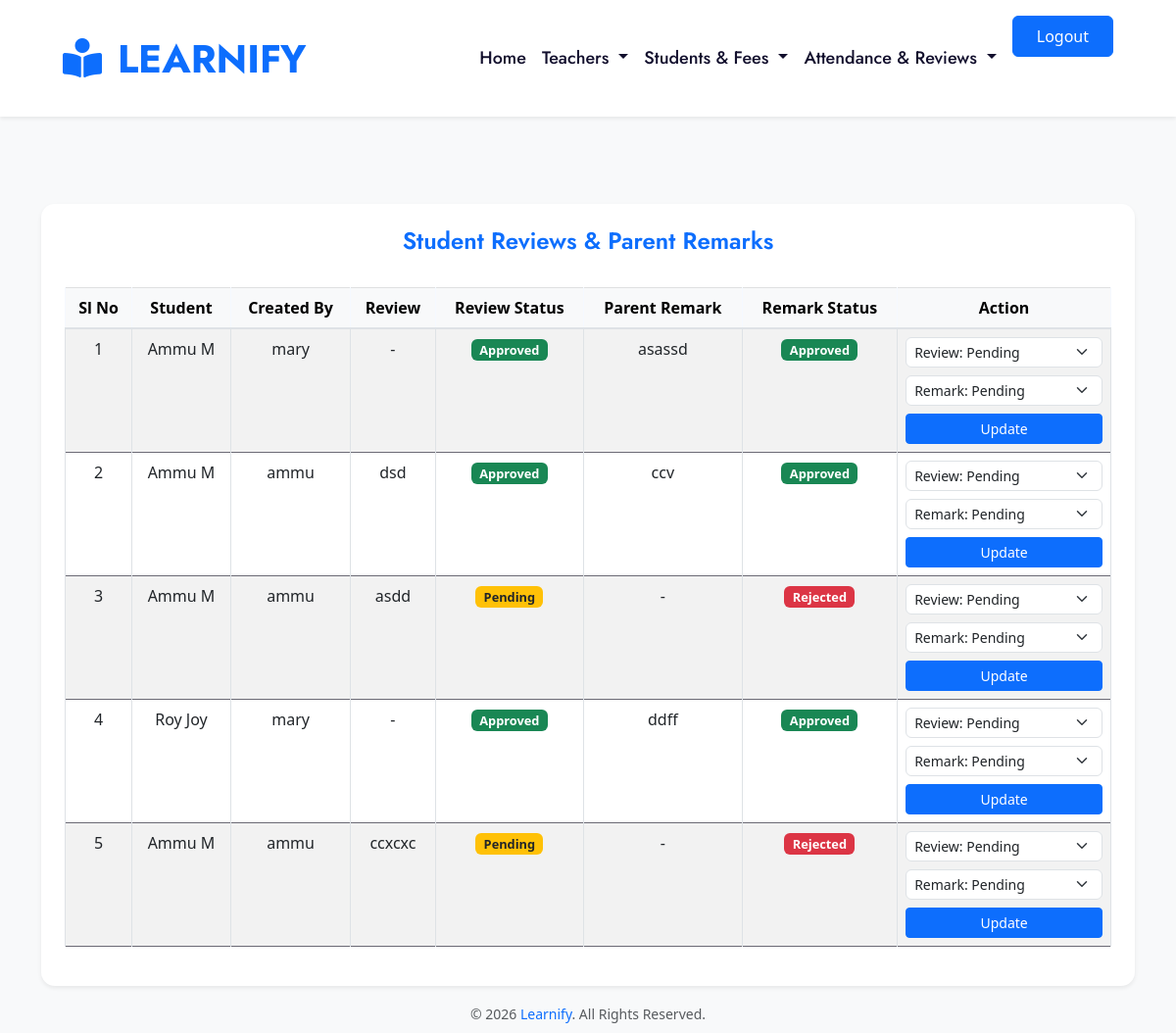
Page /admin_view_reviews_remarks on the committed database.
### Common/models.py (models this page shows, shortened)
class ReviewRemark(models.Model):
    created_by = models.ForeignKey(User, on_delete=models.CASCADE)
    student = models.ForeignKey('Student.Student_Reg', on_delete=models.CASCADE)
    review = models.TextField(blank=True, null=True)
    remark = models.TextField(blank=True, null=True)
    review_status = models.CharField(max_length=20, default='pending')
    remark_status = models.CharField(max_length=20, default='pending')
    created_at = models.DateTimeField(auto_now_add=True)

### Student/models.py (models this page shows, shortened)
class Student_Reg(models.Model):
    user = models.OneToOneField(User, on_delete=models.CASCADE)
    parent = models.ForeignKey(Parent_Reg, on_delete=models.CASCADE)
    class_level = models.CharField(max_length=20)
    admission_date = models.DateField(auto_now_add=True)
    gender=models.CharField(max_length=100,default='null')
    subjects = models.ManyToManyField(Subject)
    status=models.CharField(max_length=100,default='pending')

### SiteAdmin/views.py (the view)
# urls.py: path('admin_view_reviews_remarks',views.admin_view_reviews_remarks,name='admin_view_reviews_remarks'),
def admin_view_reviews_remarks(request):
    records = ReviewRemark.objects.select_related(
        'student',
        'created_by'
    ).order_by('-created_at')
    return render(request, 'admin/admin_view_reviews_remarks.html', {
        'records': records
    })

### template/admin/admin_view_reviews_remarks.html (shortened to what this page needs)
{% extends 'admin/page.html' %}
{% block content %}
<div class="container py-5 mt-5">
    <div class="row justify-content-center">
        <div class="col-lg-12 col-md-12 col-sm-12">
            <div class="card shadow-sm border-0">
                <div class="text-center pt-4">
                    <h4 class="fw-semibold text-primary">
                        Student Reviews & Parent Remarks
                    </h4>
                </div>
                <div class="card-body p-4">
                    {% if records %}
                    <div class="table-responsive">
                        <table class="table table-bordered table-striped align-middle text-center">
                            <thead class="table-light">
                                <tr>
                                    <th>Sl No</th>
                                    <th>Student</th>
                                    <th>Created By</th>
                                    <th>Review</th>
                                    <th>Review Status</th>
                                    <th>Parent Remark</th>
                                    <th>Remark Status</th>
                                    <th>Action</th>
                                </tr>
                            </thead>
                            <tbody>
                                {% for r in records %}
                                <tr>
                                    <td>{{ forloop.counter }}</td>
                                    <td>
                                        {{ r.student.user.first_name }}
                                        {{ r.student.user.last_name }}
                                    </td>
                                    <td>{{ r.created_by.username }}</td>
                                    <td>{{ r.review|default:"-" }}</td>
                                    <td>
                                        <span class="badge
                                            {% if r.review_status == 'approved' %}bg-success
                                            {% elif r.review_status == 'rejected' %}bg-danger
                                            {% else %}bg-warning text-dark{% endif %}">
                                            {{ r.review_status|title }}
                                        </span>
                                    </td>
                                    <td>{{ r.remark|default:"-" }}</td>
                                    <td>
                                        <span class="badge
                                            {% if r.remark_status == 'approved' %}bg-success
                                            {% elif r.remark_status == 'rejected' %}bg-danger
                                            {% else %}bg-warning text-dark{% endif %}">
                                            {{ r.remark_status|title }}
                                        </span>
                                    </td>
                                    <td>
                                        <form method="post"
                                              action="{% url 'admin_update_review_remark' r.id %}">
                                            <select name="review_status"
                                                    class="form-select form-select-sm mb-2">
                                                <option value="pending"
                                                    {% if r.review_status == 'pending' %}selected{% endif %}>
                                                    Review: Pending
                                                </option>
                                            </select>
                                            <select name="remark_status"
                                                    class="form-select form-select-sm mb-2">
                                                <option value="pending"
                                                    {% if r.remark_status == 'pending' %}selected{% endif %}>
                                                    Remark: Pending
                                                </option>
                                            </select>
                                            <button type="submit"
                                                    class="btn btn-sm btn-primary w-100">
                                                Update
                                            </button>
                                        </form>
                                    </td>
                                </tr>
                                {% endfor %}
                            </tbody>
                        </table>
                    </div>
                    {% else %}
                        <div class="alert alert-info text-center">
                            No records found
                        </div>
                    {% endif %}
                </div>
            </div>
        </div>
    </div>
</div>
{% endblock %}

### template/admin/admin_view_reviews_remarks.html (style rules this page uses)
body { background-color: #f8f9fa; }
.card { border-radius: 14px; background-color: #ffffff; }
.badge { font-size: 0.8rem; }
.form-select-sm { border-radius: 6px; }

### rows in the picture
ReviewRemark: student.user.first_name "Ammu", student.user.last_name "M", created_by.username "mary", review "-", review_status "Approved", remark "asassd", remark_status "Approved"
ReviewRemark: student.user.first_name "Ammu", student.user.last_name "M", created_by.username "ammu", review "dsd", review_status "Approved", remark "ccv", remark_status "Approved"
ReviewRemark: student.user.first_name "Ammu", student.user.last_name "M", created_by.username "ammu", review "asdd", review_status "Pending", remark "-", remark_status "Rejected", review_status "Review: Pending"
ReviewRemark: student.user.first_name "Roy", student.user.last_name "Joy", created_by.username "mary", review "-", review_status "Approved", remark "ddff", remark_status "Approved"
ReviewRemark: student.user.first_name "Ammu", student.user.last_name "M", created_by.username "ammu", review "ccxcxc", review_status "Pending", remark "-", remark_status "Rejected", review_status "Review: Pending"
